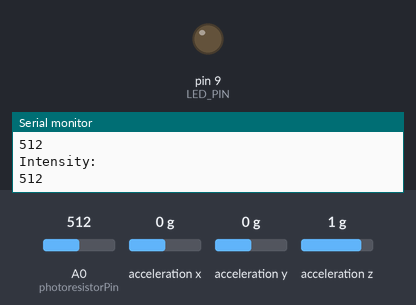
This sketch was run on a simulated Arduino Uno, built with avr-gcc and run on an emulated ATmega328P. Shown: output pins drawn as LEDs (lit = HIGH), the last lines printed to the serial monitor. Inputs (shaded band) come from the test bench; at power-on: A0 (photoresistorPin) = 512, acceleration y 0 g, acceleration x 0 g, acceleration z 1 g.

Above: at 1.2 s.
1.3 s: A0 (photoresistorPin) set to 165
At 1.8 s:
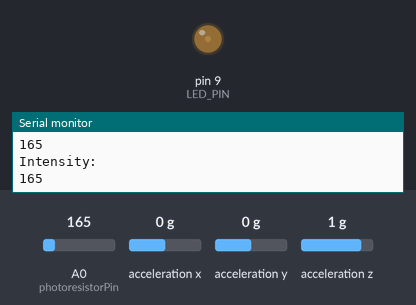
2.8 s: acceleration y set to -1.4 g
At 4.1 s:
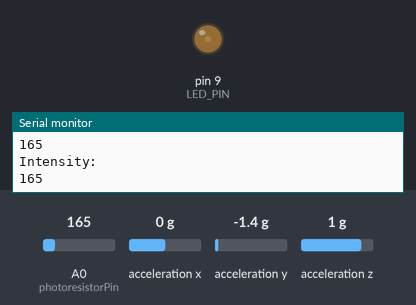
4.4 s: A0 (photoresistorPin) set to 185
At 5.2 s:
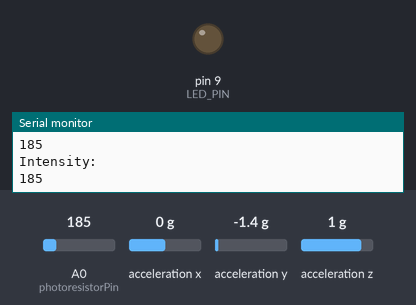
5.9 s: A0 (photoresistorPin) set to 30
At 7.1 s:
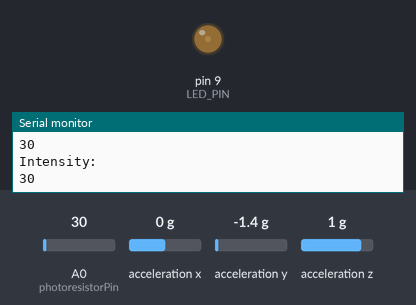
7.4 s: A0 (photoresistorPin) set to 306
At 8.3 s:
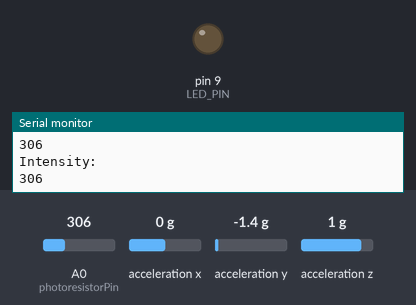
Timing chart, 0 to 10.4 s (numbered marks = the images above; inputs shaded):
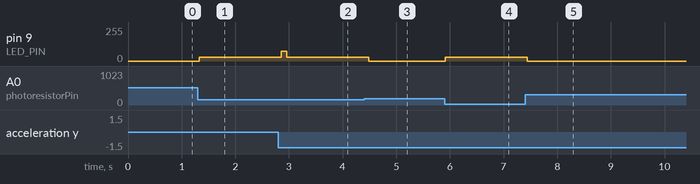

Measured:
- after the input at 1.3 s, pin 9 (LED_PIN): 0/255 → 30/255 at once
- after the input at 2.8 s, pin 9 (LED_PIN): 30/255 → 75/255 after 0.06 s, → 30/255 0.10 s later
- after the input at 4.4 s, pin 9 (LED_PIN): 30/255 → 0/255 after 0.09 s
- after the input at 5.9 s, pin 9 (LED_PIN): 0/255 → 30/255 at once
- after the input at 7.4 s, pin 9 (LED_PIN): 30/255 → 0/255 at once

The sketch:

bikelightcode.ino
```cpp
#include <Wire.h>
#include <Adafruit_MMA8451.h>
#include <Adafruit_Sensor.h>
#include <math.h>

#define MMA8451_DEFAULT_ADDRESS (0x1C)
const int LED_PIN = 9;
const int photoresistorPin = A0;
Adafruit_MMA8451 mma = Adafruit_MMA8451();
int counter = 255;
bool lightOn = true;
double lastXAccel = 0;

void setup() {
  // put your setup code here, to run once:
    Serial.begin(9600);
    if (! mma.begin()) {
      Serial.println("Couldnt start");
    while (1);
  }

  mma.setRange(MMA8451_RANGE_2_G);
  Serial.print("Range = "); Serial.print(2 << mma.getRange());
  Serial.println("G");

}

void loop() {
  int intensity = 0;

  intensity = analogRead(photoresistorPin);
  Serial.println("Intensity: ");
  Serial.println(intensity);
  if(intensity > 175) {
    lightOn = false;
  }
  else {
    lightOn = true;
  }
  mma.read();
  sensors_event_t event;
  mma.getEvent(&event);
  double xAccel = abs(event.acceleration.y);
  double xSpeed = abs(xAccel - lastXAccel)/0.1;

  if(lightOn) {
    if(xSpeed > 10) {
      analogWrite(LED_PIN, 75);
    }
    else if(xSpeed > 5) {
      // while(counter != 180) {
      //   if(counter > 180) {
      //     counter--;
      //   }
      //   else {
      //     counter++;
      //   }
      //   analogWrite(LED_PIN, counter);
      //   delay(5);
      // }
      analogWrite(LED_PIN, 60);
    }
    else if(xSpeed > 2) {
      // while(counter > 100) {
      //   if(counter > 100) {
      //     counter--;
      //   }
      //   else {
      //     counter++;
      //   }
      //   analogWrite(LED_PIN, counter);
      //   delay(5);
      // }
      analogWrite(LED_PIN, 40);
    }
    else {
      // while(counter > 70) {
      //   if(counter > 70) {
      //     counter--;
      //   }
      //   else {
      //     counter++;
      //   }
      //   analogWrite(LED_PIN, counter);
      //   delay(5);
      // }
      analogWrite(LED_PIN, 30);
    }
  }
  else {
    analogWrite(LED_PIN, 0);
  }

  lastXAccel = xAccel;

  delay(100);


}
```
